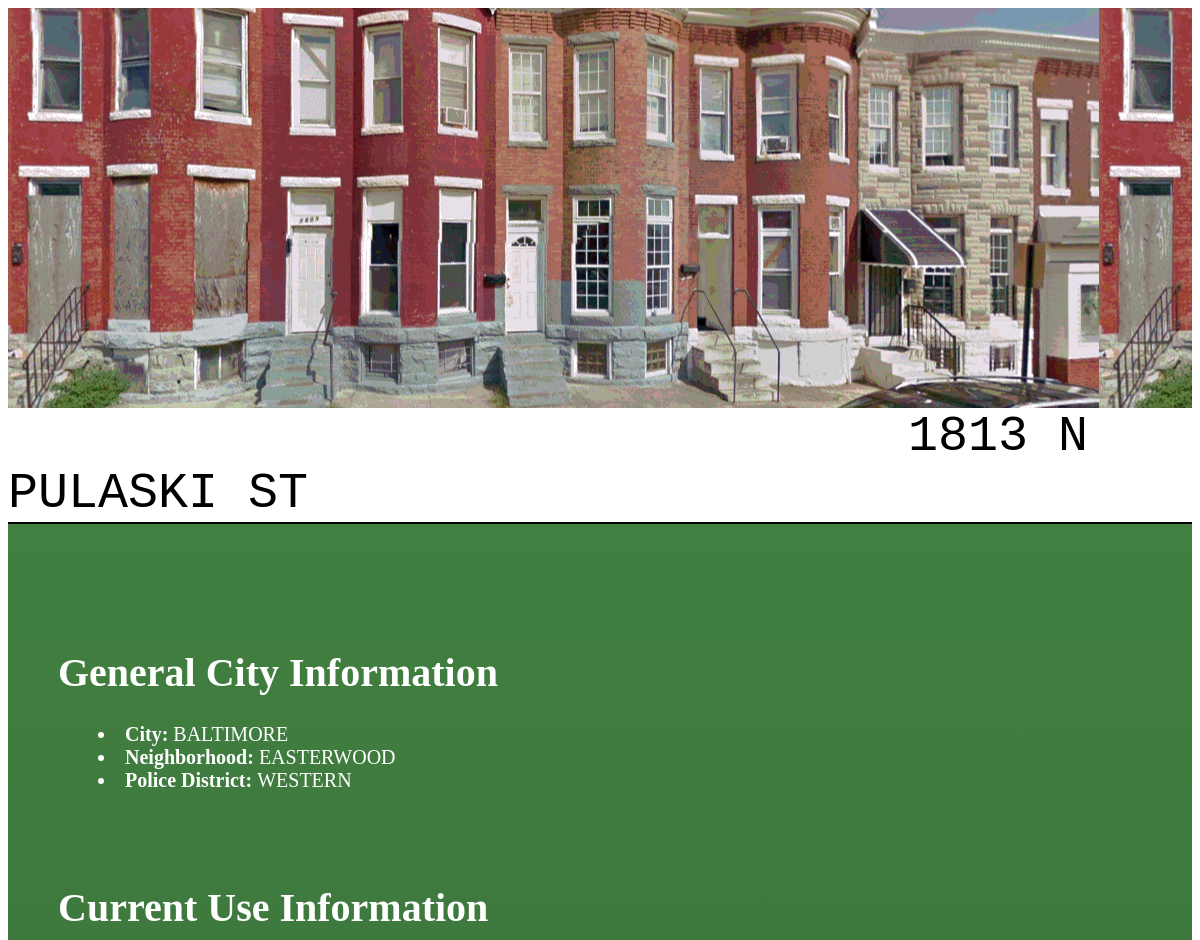
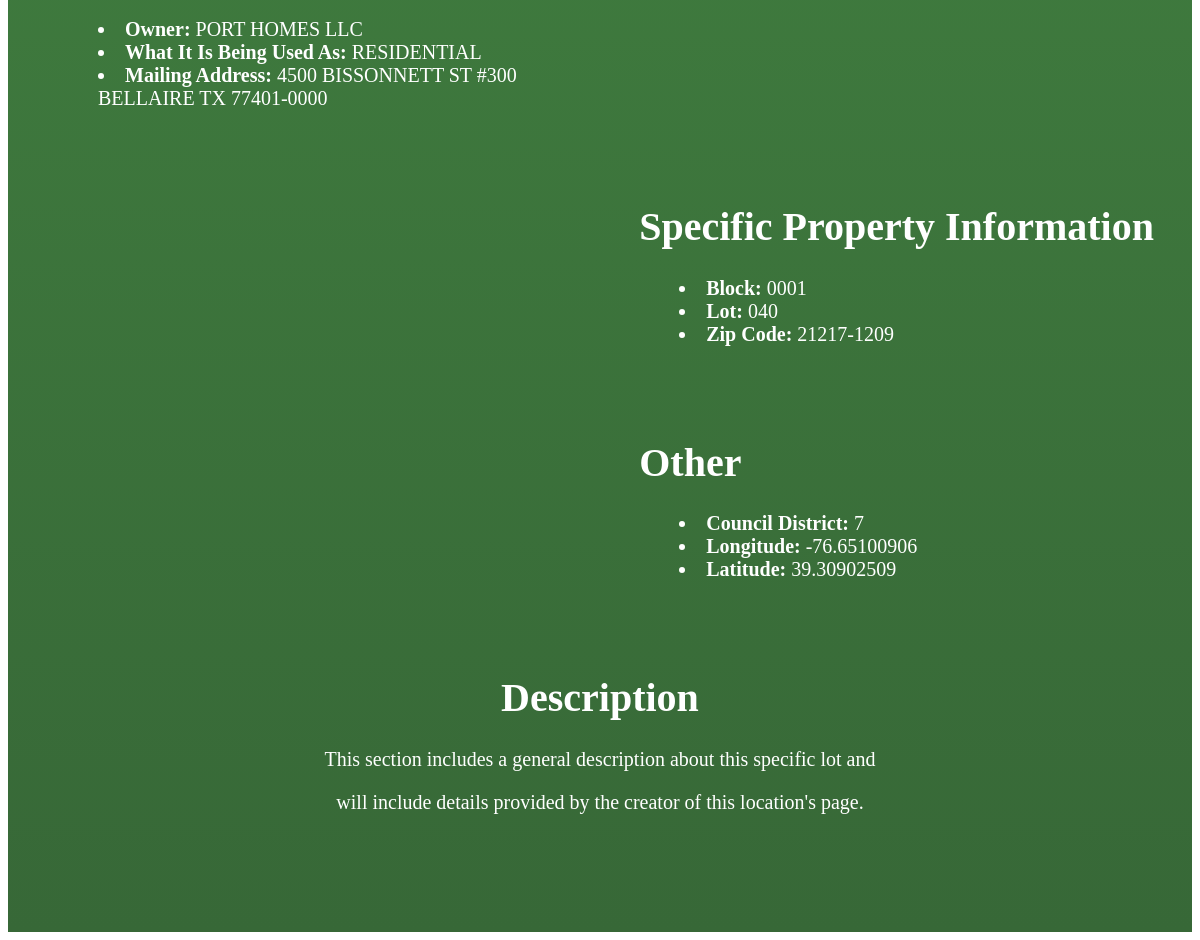
/locations/propertyInfo.php?id=14, run on the app's committed database (2 pictures, top to bottom).
### tables this page shows
CREATE TABLE `locations` (
  `id` int(11) unsigned NOT NULL AUTO_INCREMENT,
  `building_address` tinytext,
  `block` varchar(100) DEFAULT NULL,
  `lot` varchar(100) DEFAULT NULL,
  `zip_code` varchar(50) DEFAULT NULL,
  `city` varchar(200) DEFAULT NULL,
  `neighborhood` varchar(500) DEFAULT NULL,
  `police_district` varchar(500) DEFAULT NULL,
  `council_district` varchar(500) DEFAULT NULL,
  `longitude` varchar(500) DEFAULT NULL,
  `latitude` varchar(500) DEFAULT NULL,
  `owner` varchar(500) DEFAULT NULL,
  `use` varchar(100) DEFAULT NULL,
  `mailing_address` tinytext,
  `image` varchar(100) DEFAULT NULL,
  PRIMARY KEY (`id`)
);

### locations/propertyInfo.php (the view, shortened to what this page needs)
	<?php
		include "../helpers/conn.php";
		$theQuery = "SELECT * FROM locations where `id`='{$_GET["id"]}'";
		$result = $conn->query($theQuery);
		$row = @mysqli_fetch_array($result);
  ?>
<!DOCTYPE html>
<html>
    <link href="styles.css" type="text/css" rel="stylesheet" />
    <head>
    </head>
		<body>
	     <div class="imgViewer" style="background-image: url(../helpers/location_images/<?php echo $row["image"] ?>)";></div>
       <div class="name"><?php echo $row["building_address"] ?></div>
       <div class="info">
          <div class="generalInfo">
						<br>
		           	<h1>General City Information</h1>
          	<ul>
		          	<li><b>City: </b><?php echo $row["city"] ?></li>
              	<li><b>Neighborhood: </b><?php echo $row["neighborhood"] ?></li>
              	<li><b>Police District: </b><?php echo $row["police_district"] ?></li>
          	</ul>
					<br>
						<h1>Current Use Information</h1>
						<ul>
							<li><b>Owner: </b><?php echo $row["owner"] ?></li>
							<li><b>What It Is Being Used As: </b><?php echo $row["use"] ?></li>
							<li><b>Mailing Address: </b> <?php echo $row["mailing_address"] ?></li>
						</ul>
					</div>
					<div class="specInfo">
						<br>
						<h1>Specific Property Information</h1>
								<ul>
              	<li> <b>Block: </b><?php echo $row["block"] ?></li>
              	<li> <b>Lot: </b><?php echo $row["lot"] ?></li>
              	<li> <b>Zip Code: </b><?php echo $row["zip_code"] ?></li>
          		</ul>
            <br>
            	<h1>Other</h1>
            	<ul>
              	<li><b>Council District: </b><?php echo $row["council_district"] ?></li>
              	<li><b>Longitude: </b><?php echo $row["longitude"] ?></li>
              	<li><b>Latitude: </b><?php echo $row["latitude"] ?></li>
            	</ul>
						</div>
            <div class= "description">
              <br>
              <h1>Description </h1>
              	<p>This section includes a general description about this specific lot and </p>
              	<p>will include details provided by the creator of this location's page. </p>
            </div>
          </div>
    </body>
</html>

### locations/styles.css (style rules this page uses)
.info { position: relative; padding: 75px 0px; width: 100%; color: white; font-size: 20px; background: #418040; background: -moz-linear-gradient(top, #418040 0%, #376837 100%); background: -webkit-linear-gradient(top, #418040 0%,#376837 100%); background: linear-gradient(to bottom, #418040 0%,#376837 100%); }
.imgViewer { width: 100%; height: 25em; background-color: #fbffdf; background-repeat: repeat; background-position: left; }
ul { list-style-position: inside; }
.name { text-indent:900px; font-family: "New Courier", Courier, monospace; font-size: 50px; border-bottom: 2px solid black; }
.generalInfo { float:left; padding-left: 50px; padding-right: 20px; display: block; width: 45%; color: white; font-size: 20px; }
.specInfo { float: right; display: block; padding-left: 50px; padding-right: 20px; width:45%; color: white; font-size: 20px; }
.description { float: left; padding-right: 20px; text-align: center; display: block; width: 100%; }

### data on the page
locations: image (picture), building_address "1813 N PULASKI ST", city "BALTIMORE", neighborhood "EASTERWOOD", police_district "WESTERN", owner "PORT HOMES LLC", use "RESIDENTIAL", mailing_address "4500 BISSONNETT ST #300 BELLAIRE TX 77401-0000", block "0001", lot "040", zip_code "21217-1209", council_district "7", longitude "-76.65100906", latitude "39.30902509"
